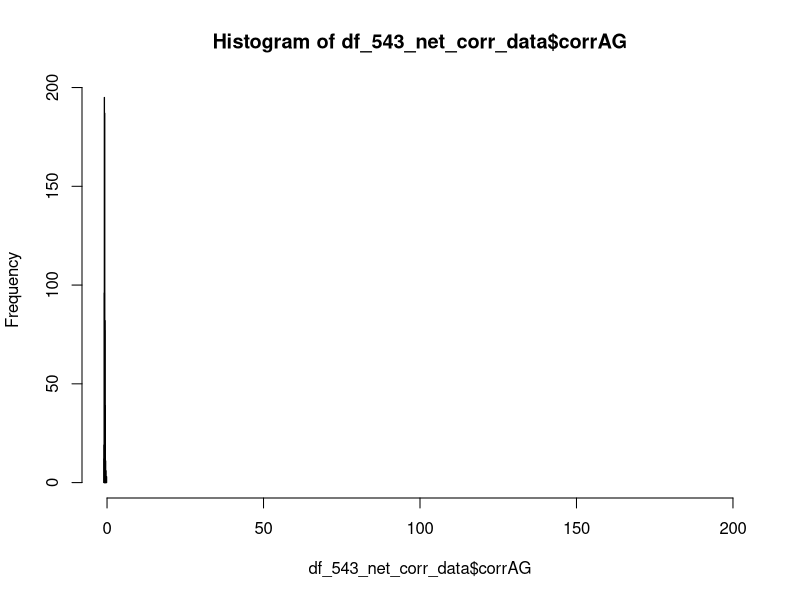
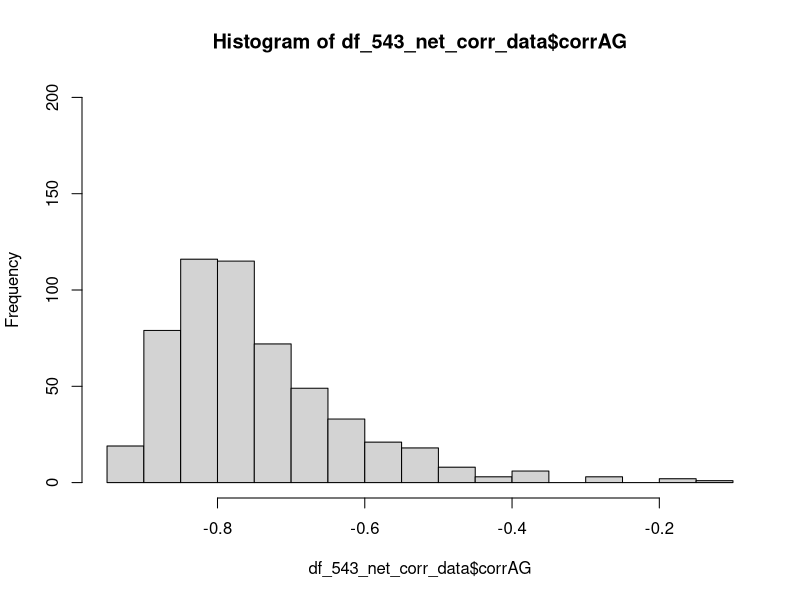
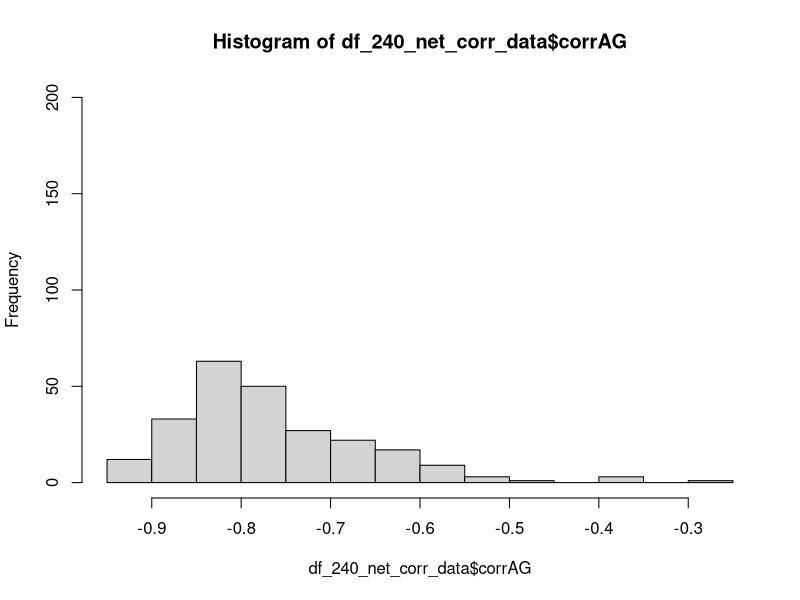
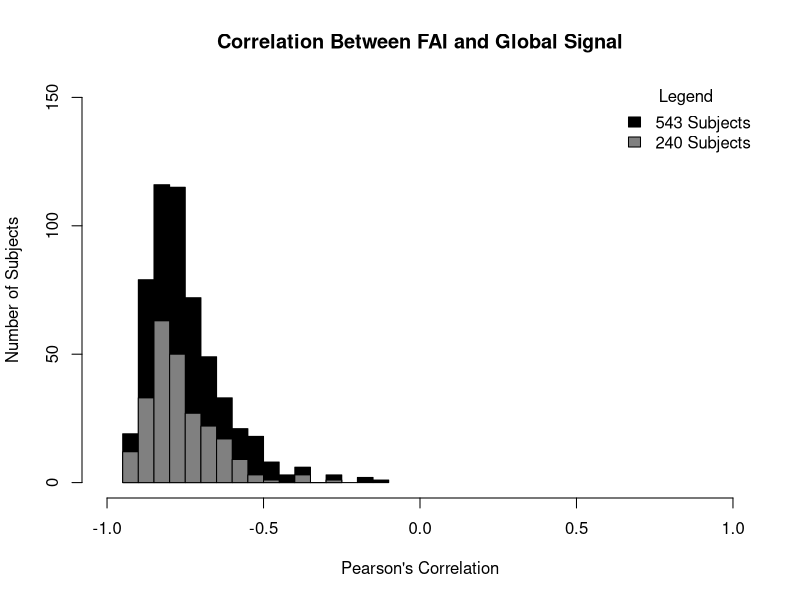

Reproduce these figures in R, in order. (Note: this script raises an error after producing the figures.)

df_543_net_corr_data <-read.csv("GlobalComponents_Corr_GlobalComponents_Fin.csv")
df_240_net_corr_data <- na.omit(df_543_net_corr_data)

# Now, combine your two dataframes into one.  
# First make a new column in each that will be 
# a variable to identify where they came from later.
df_543_net_corr_data$combined <- 'df_543'
df_240_net_corr_data$combined <- 'df_240'

# and combine into your new data frame vegLengths
new_histogram_data <- rbind(df_543_net_corr_data, df_240_net_corr_data)

#change to numeric

str(df_240_net_corr_data)
df_240_net_corr_data$corrAG <- as.numeric(as.character(df_240_net_corr_data$corrAG))
df_543_net_corr_data$corrAG <- as.numeric(as.character(df_543_net_corr_data$corrAG))

# Verify if the conversion worked
str(df_240_net_corr_data$corrAG)

df_240_net_corr_data$corrAG <- as.numeric(df_240_net_corr_data$corrAG)
df_543_net_corr_data$corrAG <- as.numeric(df_543_net_corr_data$corrAG)


ls()

set.seed(42)
hist(df_543_net_corr_data$corrAG, col=rgb(0,0,1,1/4), xlim=c(0,200))
hist(df_240_net_corr_data$corrAG, col=rgb(1,0,0,1/4), xlim=c(0,200), add = TRUE)


#trial 3

set.seed(42)
hist_543 <- hist(df_543_net_corr_data$corrAG, breaks = 20, ylim=c(0,200))                     # centered at 4
hist_240 <- hist(df_240_net_corr_data$corrAG, breaks = 20, ylim=c(0,200))                     # centered at 6
plot( hist_543, col=rgb(0,0,0,1), xlim=c(-1.0, 1.0), ylim=c(0,150), xlab = "Pearson's Correlation", ylab = "Number of Subjects", main = 'Correlation Between FAI and Global Signal')  # first histogram
plot( hist_240, col=rgb(1/2,1/2,1/2,1), xlim=c(-1.0, 1.0), ylim=c(0,150), xlab = "Pearson's Correlation", ylab = "Number of Subjects", main = 'Correlation Between FAI and Global Signal', add=T)  # second
legend("topright", legend = c("543 Subjects", "240 Subjects"), 
       fill = c(rgb(0, 0, 0, 1), col= rgb(1/2,1/2,1/2,1)), 
       title = "Legend", bty = "n")


#ggplot 
ggplot(new_histogram_data, aes(x = value , y = combined)) + 
geom_histogram(alpha = 0.5)
labs(title = "Arousal and Global Signal (543 and 240 Subjects)",
     x = "Correlation Values",
     y = "Number of Subjects")     


#Histograms for Correlation Between Heart Rate and FAI, and Between Heart Rate and Global Signal

df_543_net_arousal_cleaned <- df_543_net_corr_data[!is.na(df_543_net_corr_data$corrHA), ]

write.csv(df_543_net_arousal_cleaned, "filtered_240_net_arousal.csv", row.names = FALSE)

hist(df_543_net_arousal_cleaned$corrHA)

hist(df_543_net_arousal_cleaned$corrHA , xlim = c(-1.0, 1.0), ylim = c(0, 150), col=rgb(1/2,1/2,1/2,1), border = "black", breaks = 20, xlab = "Pearson's Correlation", ylab = "Number of Subjects", main = 'Correlation Between Heart Rate and FAI') 


hist(df_543_net_arousal_cleaned$corrHG)

hist(df_543_net_arousal_cleaned$corrHG , xlim = c(-1.0, 1.0), ylim = c(0, 150), col=rgb(1/2,1/2,1/2,1), border = "black", breaks = 20, xlab = "Pearson's Correlation", ylab = "Number of Subjects", main = 'Correlation Between Heart Rate and Global Signal') 


